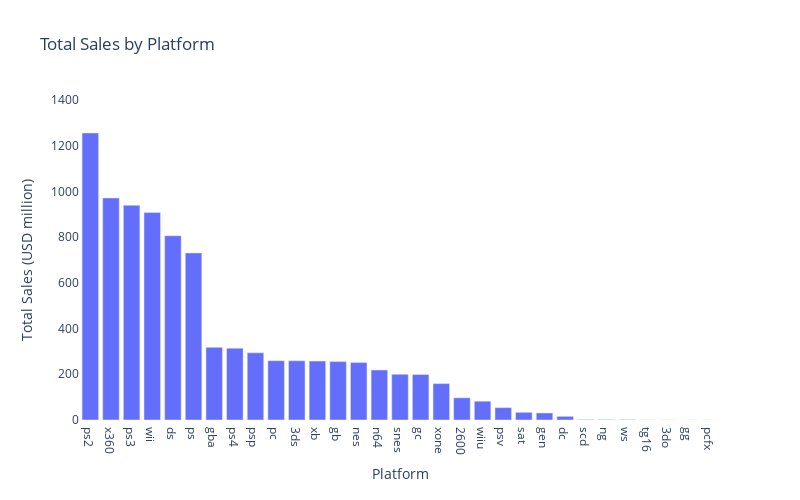

Notebook code cell kept with this figure:
### Code cell
# Create a bar chart for total sales by platform
plat_bar = px.bar(sales_by_plat, x='platform', y='total_sales', 
                  title='Total Sales by Platform',
                  labels={'total_sales':'Total Sales (USD million)', 'platform':'Platform'},
                  width=800, height=500)

plat_bar.update_layout({
    'plot_bgcolor':'rgba(0, 0, 0, 0)',
    'paper_bgcolor':'rgba(0, 0, 0, 0)'
})

plat_bar.update_layout(xaxis={'categoryorder':'total descending'}) # Arrange in order from expensive to inexpensive

plat_bar.update_xaxes(showgrid=False) # Turn off x grid
plat_bar.update_yaxes(range=[0, 1400], showgrid=False) # Turn off y grid

plat_bar.show()

### Figure 1 — Plotly figure (JSON) as saved in the notebook; plotly's stock layout.template omitted (floating-point values rounded to 4 significant figures)
{"data": [{"alignmentgroup": "True", "hovertemplate": "Platform=%{x}<br>Total Sales (USD million)=%{y}<extra></extra>", "legendgroup": "", "marker": {"color": "#636efa", "pattern": {"shape": ""}}, "name": "", "offsetgroup": "", "orientation": "v", "showlegend": false, "textposition": "auto", "type": "bar", "x": ["2600", "3do", "3ds", "dc", "ds", "gb", "gba", "gc", "gen", "gg", "n64", "nes", "ng", "pc", "pcfx", "ps", "ps2", "ps3", "ps4", "psp", "psv", "sat", "scd", "snes", "tg16", "wii", "wiiu", "ws", "x360", "xb", "xone"], "xaxis": "x", "y": [96.98, 0.1, 259, 15.95, 806.1, 255.5, 317.9, 198.9, 30.74, 0.04, 218.7, 251.1, 1.44, 259.5, 0.03, 730.9, 1256.0, 939.6, 314.1, 294.1, 54.07, 33.59, 1.86, 200.0, 0.16, 907.5, 82.19, 1.42, 971.4, 257.7, 159.3], "yaxis": "y"}], "layout": {"barmode": "relative", "height": 500, "legend": {"tracegroupgap": 0}, "paper_bgcolor": "rgba(0, 0, 0, 0)", "plot_bgcolor": "rgba(0, 0, 0, 0)", "title": {"text": "Total Sales by Platform"}, "width": 800, "xaxis": {"anchor": "y", "categoryorder": "total descending", "domain": [0, 1], "showgrid": false, "title": {"text": "Platform"}}, "yaxis": {"anchor": "x", "domain": [0, 1], "range": [0, 1400], "showgrid": false, "title": {"text": "Total Sales (USD million)"}}}}
